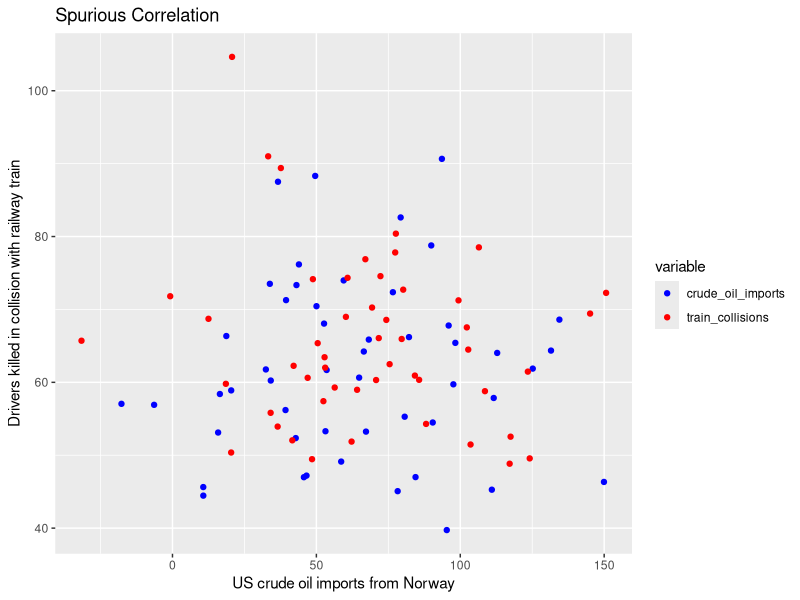

Reproduce this figure in R.
## ---- chunk 1
# Install and load necessary packages
library(ggplot2)

# Create random data for a spurious correlation
set.seed(123)
data <- data.frame(
  crude_oil_imports = rnorm(100, mean = 62, sd = 40.54),
  train_collisions = rnorm(100, mean = 64.909, sd = 12.26)
)

# Add a color variable to distinguish between the two variables
data$variable <- rep(c("crude_oil_imports", "train_collisions"), each = 50)
# Create a scatter plot
ggplot(data, aes(x = crude_oil_imports, y = train_collisions, color = variable)) +
  geom_point() +
  ggtitle("Spurious Correlation") +
  xlab("US crude oil imports from Norway") +
  ylab("Drivers killed in collision with railway train") +
  scale_color_manual(values = c("crude_oil_imports" = "blue", "train_collisions" = "red"))

